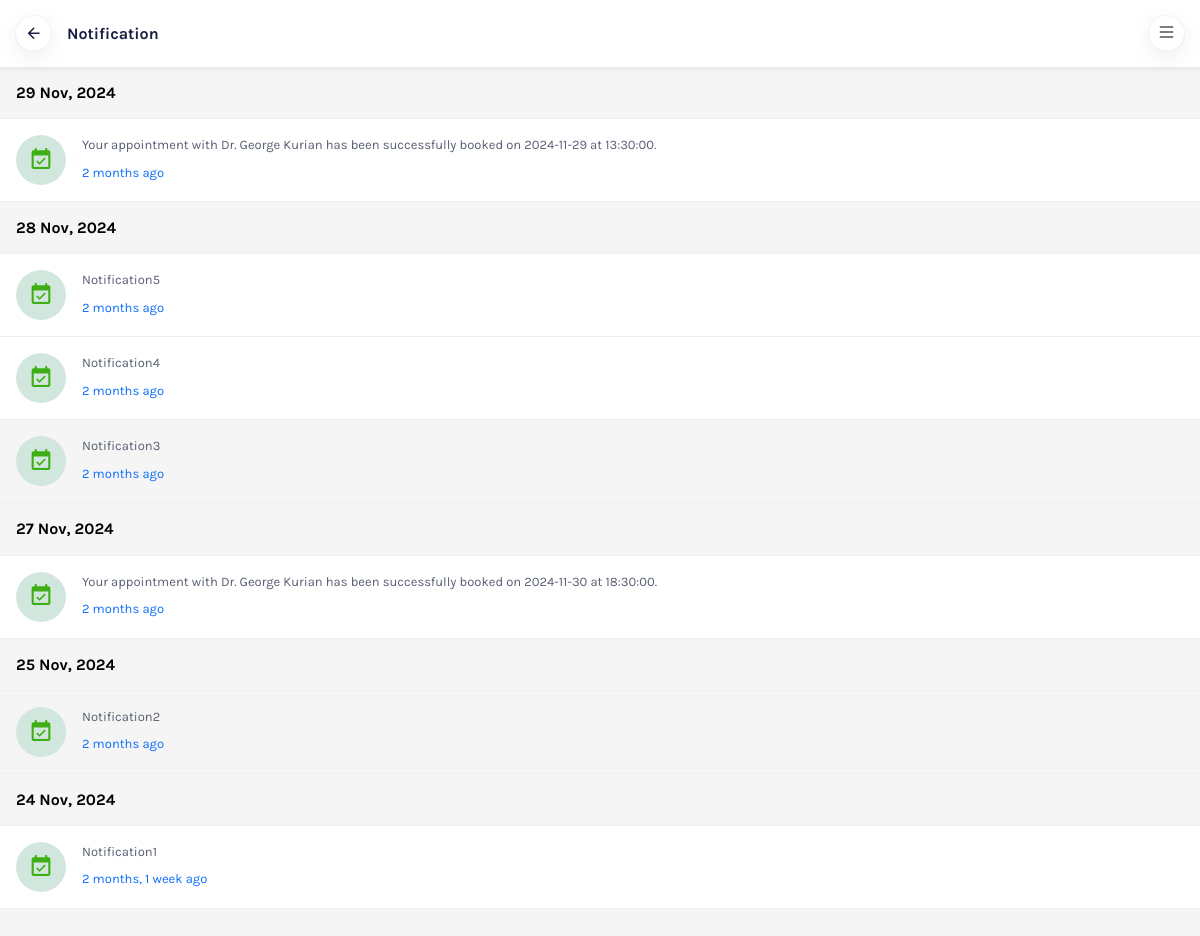
Page /doctors/notification_doctor_view/ (signed in) on the earlier database version.
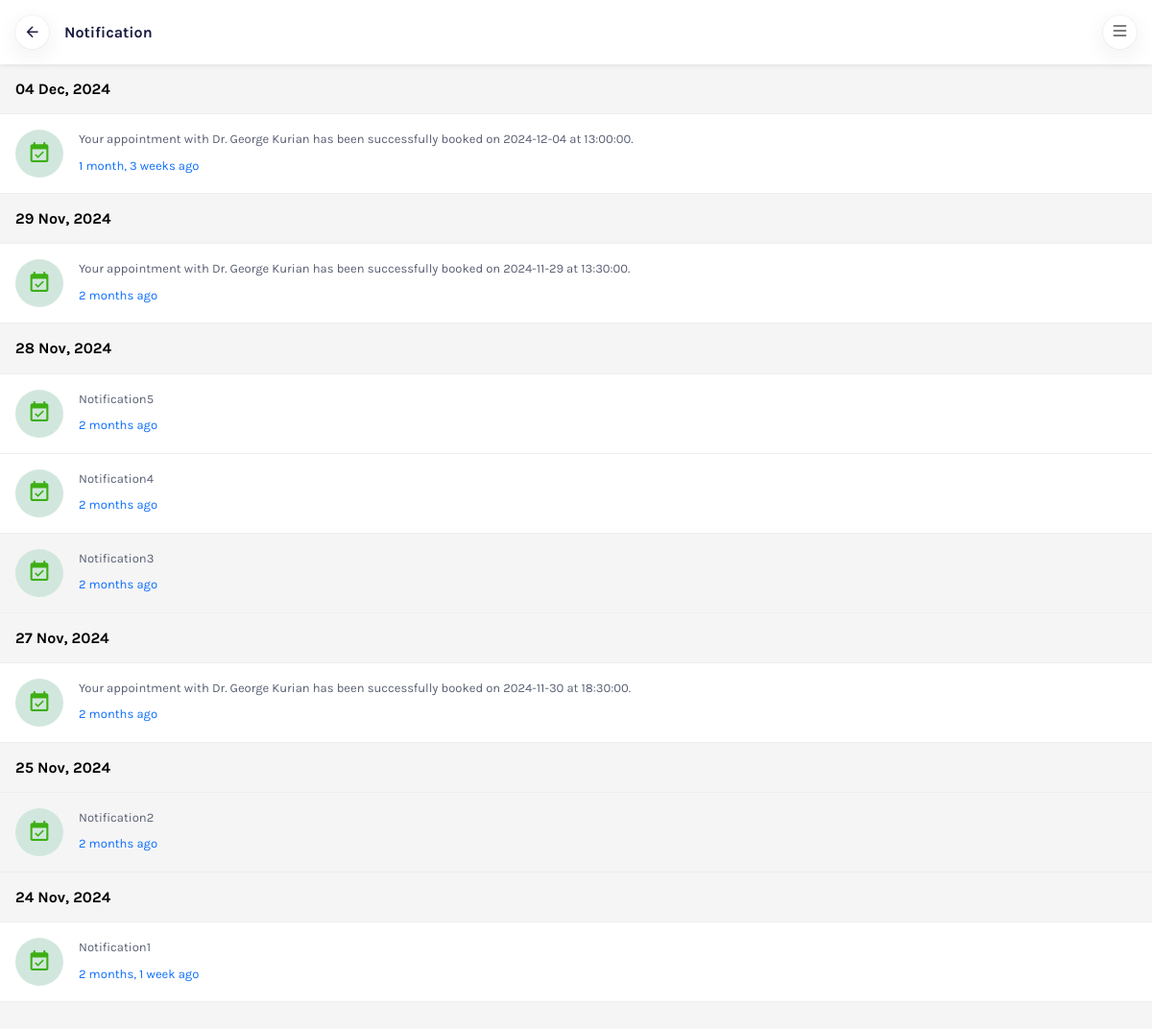
Same page on the later database version.
### patients/models.py (models this page shows, shortened)
class Notification(models.Model):
    user = models.ForeignKey(CustomUser, on_delete=models.CASCADE, related_name='notifications')
    message = models.TextField()
    created_at = models.DateTimeField(auto_now_add=True)
    is_read = models.BooleanField(default=False)

### doctors/views.py (the view)
# urls.py: path('notification_doctor_view/', NotificationDoctorView.as_view(), name='notification_doctor_view'),
class NotificationDoctorView(TemplateView):
    template_name = 'notification_doctor.html'
    def get_context_data(self, **kwargs) :
        context = super().get_context_data(**kwargs)
        notifications = Notification.objects.filter(user=self.request.user).order_by('-created_at')
        grouped_notifications = defaultdict(list)
        for notification in notifications:
            notification_date = localtime(notification.created_at).date()
            today = now().date()
            yesterday = (now() - timedelta(days=1)).date()
            if notification_date == today:
                group_key = "Today"
            elif notification_date == yesterday:
                group_key = "Yesterday"
            else:
                group_key = notification_date.strftime('%d %b, %Y')
            grouped_notifications[group_key].append(notification)
            time_diff = now() - notification.created_at
            notification.is_just_now = time_diff < timedelta(minutes=1)
        context['grouped_notifications'] = dict(grouped_notifications)
        return context

### doctors/templates/notification_doctor.html (shortened to what this page needs)
{% extends 'base.html' %}
{% block content %}
{% load static %}
<body class="bg-light">
   <div class="notification d-flex flex-column vh-100">
      <div class="d-flex align-items-center justify-content-between mb-auto p-3 bg-white shadow-sm osahan-header">
         <a href="{% url 'doctor_home' %}" class="text-dark bg-white shadow rounded-circle icon">
               <span class="mdi mdi-arrow-left mdi-18px"></span></a>
         <h6 class="mb-0 ms-3 me-auto fw-bold">Notification</h6>
         <div class="d-flex align-items-center gap-3">
            <a class="toggle bg-white shadow rounded-circle icon d-flex align-items-center justify-content-center fs-5" href="#"><i class="bi bi-list"></i></a>
         </div>
      </div>
      <div class="vh-100 my-auto overflow-auto body-fix-osahan-footer">
         {% if grouped_notifications.items %}
         {% for date, notifications in grouped_notifications.items %}
             <div>
                 <h6 class="border-bottom fw-bold text-black p-3 mb-0">{{ date }}</h6>
                 {% for notification in notifications %}
                     <div class="d-flex gap-3 border-bottom p-3
                     {% if not notification.is_read %}bg-white {% else %}bg-light text-muted{% endif %}"
                     onclick="markAsRead({{ notification.id }}, this)" style="cursor:pointer">
                         <div>
                             <span class="bg-success-subtle rounded-pill notification-icon">
                                 <span class="mdi mdi-calendar-check text-success"></span>
                             </span>
                         </div>
                         <div>
                             <p class="text-muted mb-2">{{ notification.message }}</p>
                             <a href="#">
                              {% if notification.is_just_now %}
                                    Just Now
                              {% else %}
                                    {{ notification.created_at|timesince }} ago
                              {% endif %}
                             </a>
                         </div>
                     </div>
                 {% endfor %}
             </div>
         {% endfor %}
         {% else %}
         <p class="text-center text-muted p-5 no-notifications">No notifications found</p>
         {% endif %}
     </div>
{% endblock %}

Differences in the rows shown:
added Notification: date "04 Dec, 2024", message "Your appointment with Dr. George Kurian has been successfully booked on 2024-12-04 at 13:00:00.", created_at "1 month, 3 weeks"
